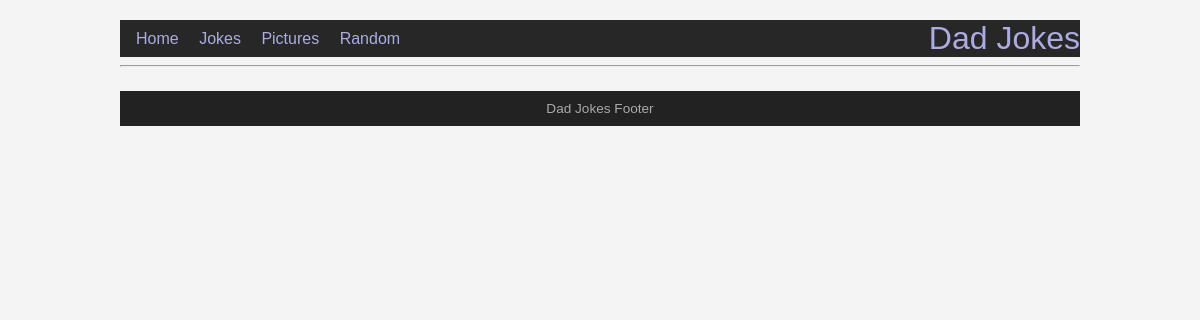
Before: /dadjokes/jokes with the older database file.
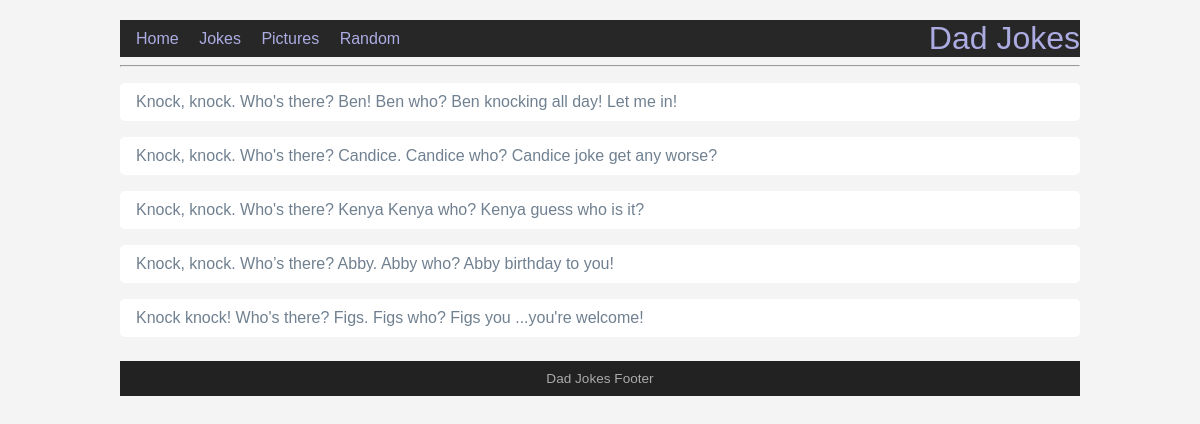
After: the same page with the newer database file.
### dadjokes/models.py (models this page shows)
class Joke(models.Model):
    text = models.TextField(blank=False)
    name = models.TextField(blank=False)
    timestamp = models.DateTimeField(auto_now=True)
    def __str__(self) -> str:
        return self.text

### dadjokes/views.py (the view)
# urls.py: path('jokes', ShowJokesView.as_view(), name="jokes"),
class ShowJokesView(ListView):
    model = Joke
    template_name = "dadjokes/show_jokes.html"
    context_object_name = "jokes"

### dadjokes/templates/dadjokes/show_jokes.html (shortened to what this page needs)
{% load static %}
<html>
    <head>
        <link rel="stylesheet" href="{% static 'styles.css' %}">
    </head>
    <body>
        <header>
            <nav>
                <a href="{% url 'main3' %}">Home</a>
                <a href="{% url 'jokes' %}">Jokes</a>
                <a href="{% url 'pictures' %}">Pictures</a>
                <a href="{% url 'random' %}">Random</a>
            </nav>
            <h1>Dad Jokes</h1>
        </header>
        <hr>
        {% for joke in jokes %}
            <p>{{ joke }}</p>
        {% endfor %}
    </body>
    <footer>
        Dad Jokes Footer
    </footer>
</html>

### static/styles.css (style rules this page uses)
body { background-color: #f4f4f4; color: slategray; font-family: arial; }
header h1, header h2 { font-weight: normal; background:rgb(39, 39, 39); margin: 0; justify-content: space-between; align-items: center; color: white; display: block; }
header h1 { color: rgb(172, 172, 227); margin: 0; }
p { background: #fff; padding: 10px 16px; border-radius: 5px; margin-bottom: 12px; }
a, a:visited { color: slategrey; text-decoration: none; }
body { max-width: 960px; margin: 20px auto; padding: 20px auto; background: #f4f4f4; }
header { width: 100%; display: flex; grid-template-columns: 1fr 1fr; background:rgb(39, 39, 39); justify-content: space-between; align-items: center; top: 0px; z-index: 999; }
footer { background: #222; color: #aaa; text-align: center; padding: 10px; margin-top: 24px; font-size: 0.85rem; margin-bottom: 24px; }
nav { justify-self: end; background: none; color: darkblue; }
nav a { justify-self: end; background: none; color: rgb(172, 172, 227); margin-left: 16px; }

Changed rows visible on the page:
added Joke: text "Knock, knock. Who's there? Ben! Ben who? Ben knocking all day! Let me in!"
added Joke: text "Knock, knock. Who's there? Candice. Candice who? Candice joke get any worse?"
added Joke: text "Knock, knock. Who's there? Kenya Kenya who? Kenya guess who is it?"
added Joke: text "Knock, knock. Who’s there? Abby. Abby who? Abby birthday to you!"
added Joke: text "Knock knock! Who's there? Figs. Figs who? Figs you ...you're welcome!"
